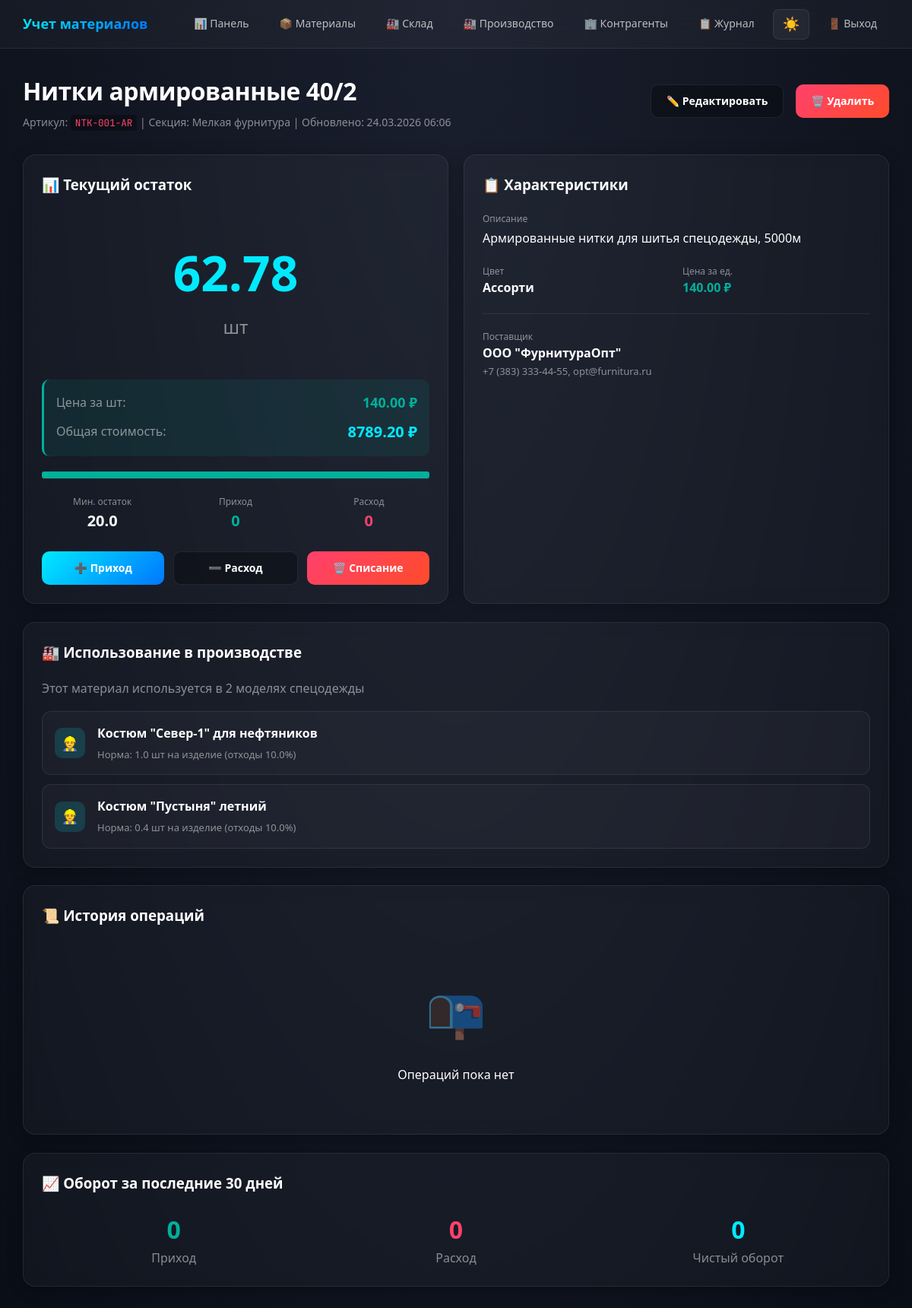
The app's page /materials/16/ (signed in) with its own data.
### warehouse/models.py (models this page shows, shortened)
class Material(models.Model):
    name = models.CharField(max_length=255)
    article = models.CharField(max_length=100, unique=True)
    description = models.TextField(blank=True)
    unit = models.CharField(max_length=50, default='м')
    quantity = models.FloatField(default=0, validators=[MinValueValidator(0)])
    min_stock = models.FloatField(default=10)
    image = models.ImageField(upload_to='materials/', blank=True, null=True)
    price_per_unit = models.DecimalField(
        max_digits=12,
        decimal_places=2,
        default=0,
        verbose_name="Цена за единицу",
        help_text="Цена за метр, кг или штуку"
    )
    section = models.ForeignKey(
        'Section',  # Используем строку для ленивой загрузки
        on_delete=models.CASCADE,
        related_name='materials',
        null=True,
        blank=True
    )
    contractor = models.ForeignKey(
        'Contractor',
        on_delete=models.SET_NULL,
        null=True,
        blank=True
    )
    created_at = models.DateTimeField(auto_now_add=True, null=True)
    updated_at = models.DateTimeField(auto_now=True)
    color = models.CharField(max_length=100, blank=True)
    width = models.FloatField(null=True, blank=True)
    density = models.FloatField(null=True, blank=True)
    composition = models.CharField(max_length=255, blank=True)
    class Meta:
        ordering = ['-created_at']
    @property
    def total_value(self):
        return float(self.price_per_unit) * self.quantity
    contractor = models.ForeignKey(
        'Contractor',
        on_delete=models.SET_NULL,
        null=True,
        blank=True
    )
    created_at = models.DateTimeField(auto_now_add=True, null=True)
    updated_at = models.DateTimeField(auto_now=True)
    color = models.CharField(max_length=100, blank=True)
    width = models.FloatField(null=True, blank=True)
    density = models.FloatField(null=True, blank=True)
    composition = models.CharField(max_length=255, blank=True)
    class Meta:
        ordering = ['-created_at']
    @property
    def is_low_stock(self):
        return self.quantity <= self.min_stock
    @property
    def status_class(self):
        if self.quantity <= self.min_stock:
            return 'critical'
        elif self.quantity <= self.min_stock * 2:
            return 'warning'
        return 'good'

class Section(models.Model):
    name = models.CharField(max_length=255)
    description = models.TextField(blank=True)
    created_at = models.DateTimeField(auto_now_add=True, null=True)
    class Meta:
        ordering = ['name']

class Contractor(models.Model):
    TYPE_CHOICES = [('supplier', 'Поставщик'), ('customer', 'Заказчик')]
    name = models.CharField(max_length=255)
    address = models.CharField(max_length=255)
    contractor_type = models.CharField(max_length=20, choices=TYPE_CHOICES)
    contact_info = models.CharField(max_length=255, null=True, blank=True)
    created_at = models.DateTimeField(auto_now_add=True, null=True)
    class Meta:
        ordering = ['name']

### production/models.py (models this page shows, shortened)
class ProductMaterialRequirement(models.Model):
    product_template = models.ForeignKey(ProductTemplate, on_delete=models.CASCADE, related_name='material_requirements')
    material = models.ForeignKey(Material, on_delete=models.CASCADE, related_name='used_in_products')
    quantity_per_unit = models.FloatField(
        validators=[MinValueValidator(0.01)],
        help_text="Количество материала на одно изделие"
    )
    waste_percent = models.FloatField(default=5, help_text="Норма отходов в %")
    notes = models.TextField(blank=True, help_text="Особенности раскроя, расположение деталей")
    class Meta:
        unique_together = ['product_template', 'material']
        verbose_name = 'Норма расхода материала'
        verbose_name_plural = 'Нормы расхода материалов'

class ProductTemplate(models.Model):
    PROTECTION_LEVELS = [
        ('basic', 'Базовая защита'),
        ('standard', 'Стандартная защита'),
        ('high', 'Повышенная защита'),
        ('max', 'Максимальная защита'),
    ]
    name = models.CharField(max_length=255, help_text="Например: Костюм нефтяника зимний")
    article = models.CharField(max_length=100, unique=True)
    category = models.ForeignKey(ProductCategory, on_delete=models.CASCADE, related_name='templates')
    protection_level = models.CharField(max_length=20, choices=PROTECTION_LEVELS, default='standard')
    description = models.TextField(blank=True)
    weight_kg = models.FloatField(validators=[MinValueValidator(0)], help_text="Вес комплекта в кг")
    sizes_available = models.CharField(max_length=255, default="44-46, 48-50, 52-54, 56-58, 60-62")
    colors_available = models.CharField(max_length=255, default="Темно-синий, Оранжевый, Красный")
    image = models.ImageField(upload_to='products/templates/', blank=True, null=True)
    technical_drawing = models.ImageField(upload_to='products/drawings/', blank=True, null=True)
    created_at = models.DateTimeField(auto_now_add=True)
    is_active = models.BooleanField(default=True)
    class Meta:
        ordering = ['category', 'name']
        verbose_name = 'Шаблон изделия'
        verbose_name_plural = 'Шаблоны изделий'

### warehouse/views.py (the view)
# urls.py: path('materials/<int:pk>/', views.material_detail, name='material_detail'),
@login_required
def material_detail(request, pk):
    material = get_object_or_404(
        Material.objects.select_related('section', 'contractor'),
        pk=pk
    )
    receipts = material.receipts.order_by('-created_at')[:10]
    issues = material.issues.order_by('-created_at')[:10]
    scraps = material.scraps.order_by('-created_at')[:10]
    total_receipts = material.receipts.aggregate(total=Sum('quantity'))['total'] or 0
    total_issues = material.issues.aggregate(total=Sum('quantity'))['total'] or 0
    from_date = timezone.now() - timedelta(days=30)
    turnover_receipts = material.receipts.filter(
        created_at__gte=from_date
    ).aggregate(total=Sum('quantity'))['total'] or 0
    turnover_issues = material.issues.filter(
        created_at__gte=from_date
    ).aggregate(total=Sum('quantity'))['total'] or 0
    if material.min_stock > 0:
        stock_percent = min((material.quantity / (material.min_stock * 2)) * 100, 100)
    else:
        stock_percent = 100 if material.quantity > 0 else 0
    return render(request, 'warehouse/material_detail.html', {
        'material': material,
        'receipts': receipts,
        'issues': issues,
        'scraps': scraps,
        'total_receipts': total_receipts,
        'total_issues': total_issues,
        'turnover': {'receipts': turnover_receipts, 'issues': turnover_issues},
        'stock_percent': stock_percent,
    })

### templates/warehouse/material_detail.html (shortened to what this page needs)
{% extends "base.html" %}
{% block content %}
<div class="page-header">
    <div>
        <div style="display: flex; align-items: center; gap: 12px;">
            <h1 class="page-title">{{ material.name }}</h1>
        </div>
        <p class="page-subtitle">
            Артикул: <code>{{ material.article }}</code> |
            Секция: {{ material.section.name }} |
            Обновлено: {{ material.updated_at|date:"d.m.Y H:i" }}
        </p>
    </div>
    <div class="flex gap-2">
        <a href="{% url 'material_edit' material.id %}" class="btn btn-secondary">✏️ Редактировать</a>
        <a href="{% url 'material_delete' material.id %}" class="btn btn-danger" onclick="return confirm('Удалить материал?')">🗑️ Удалить</a>
    </div>
</div>
<div class="grid-2">
    <div class="card">
        <h3 style="margin-bottom: 20px;">📊 Текущий остаток</h3>
        <div style="text-align: center; padding: 30px;">
            <div style="font-size: 64px; font-weight: 700; color: var(--primary);">{{ material.quantity }}</div>
            <div style="font-size: 24px; color: var(--text-muted);">{{ material.unit }}</div>
        </div>
        {% if material.price_per_unit > 0 %}
        <div style="margin: 20px 0; padding: 16px; background: rgba(0, 176, 155, 0.1); border-radius: 10px; border-left: 3px solid var(--success);">
            <div style="display: flex; justify-content: space-between; align-items: center;">
                <span style="color: var(--text-muted);">Цена за {{ material.unit }}:</span>
                <span style="font-size: 18px; font-weight: 600; color: var(--success);">{{ material.price_per_unit|floatformat:2 }} ₽</span>
            </div>
            <div style="display: flex; justify-content: space-between; align-items: center; margin-top: 8px;">
                <span style="color: var(--text-muted);">Общая стоимость:</span>
                <span style="font-size: 20px; font-weight: 700; color: var(--primary);">{{ material.total_value|floatformat:2 }} ₽</span>
            </div>
        </div>
        {% else %}
        <div style="margin: 20px 0; padding: 16px; background: rgba(249, 212, 35, 0.1); border-radius: 10px; border-left: 3px solid var(--warning);">
            <p style="margin: 0; color: var(--warning); font-size: 14px;">
                ⚠️ Цена не установлена. Укажите цену для расчета себестоимости производства.
            </p>
        </div>
        {% endif %}
        <div class="progress-bar" style="height: 10px; margin: 20px 0;">
            <div class="progress-fill {{ material.status_class }}" style="width: {{ material.stock_percent }}%"></div>
        </div>
        <div style="display: grid; grid-template-columns: repeat(3, 1fr); gap: 16px; margin-top: 20px;">
            <div class="text-center">
                <div style="font-size: 12px; color: var(--text-muted);">Мин. остаток</div>
                <div style="font-size: 20px; font-weight: 600;">{{ material.min_stock }}</div>
            </div>
            <div class="text-center">
                <div style="font-size: 12px; color: var(--text-muted);">Приход</div>
                <div style="font-size: 20px; font-weight: 600; color: var(--success);">{{ total_receipts }}</div>
            </div>
            <div class="text-center">
                <div style="font-size: 12px; color: var(--text-muted);">Расход</div>
                <div style="font-size: 20px; font-weight: 600; color: var(--danger);">{{ total_issues }}</div>
            </div>
        </div>
        <div style="margin-top: 24px; display: flex; gap: 12px;">
            <a href="{% url 'material_receipt' material.id %}" class="btn btn-primary flex-1">➕ Приход</a>
            <a href="{% url 'material_issue' material.id %}" class="btn btn-secondary flex-1">➖ Расход</a>
            <a href="{% url 'material_scrap' material.id %}" class="btn btn-danger flex-1">🗑️ Списание</a>
        </div>
    </div>
    <div class="card">
        <h3 style="margin-bottom: 20px;">📋 Характеристики</h3>
        {% if material.description %}
        <div style="margin-bottom: 20px;">
            <div style="font-size: 12px; color: var(--text-muted); margin-bottom: 4px;">Описание</div>
            <div>{{ material.description }}</div>
        </div>
        {% endif %}
        <div style="display: grid; grid-template-columns: repeat(2, 1fr); gap: 16px;">
            {% if material.color %}
            <div>
                <div style="font-size: 12px; color: var(--text-muted);">Цвет</div>
                <div style="font-weight: 600;">{{ material.color }}</div>
            </div>
            {% endif %}
            {% if material.price_per_unit > 0 %}
            <div>
                <div style="font-size: 12px; color: var(--text-muted);">Цена за ед.</div>
                <div style="font-weight: 600; color: var(--success);">{{ material.price_per_unit|floatformat:2 }} ₽</div>
            </div>
            {% endif %}
        </div>
        {% if material.contractor %}
        <div style="margin-top: 20px; padding-top: 20px; border-top: 1px solid var(--border);">
            <div style="font-size: 12px; color: var(--text-muted);">Поставщик</div>
            <div style="font-weight: 600;">{{ material.contractor.name }}</div>
            <div style="font-size: 13px; color: var(--text-muted);">{{ material.contractor.contact_info }}</div>
        </div>
        {% endif %}
    </div>
</div>
{% if material.used_in_products.exists %}
<div class="card" style="margin-top: 24px;">
    <h3 style="margin-bottom: 20px;">🏭 Использование в производстве</h3>
    <p style="color: var(--text-muted); margin-bottom: 16px;">
        Этот материал используется в {{ material.used_in_products.count }} моделях спецодежды
    </p>
    <div class="operation-list">
        {% for req in material.used_in_products.all|slice:":5" %}
        <a href="{% url 'template_detail' req.product_template.id %}" class="operation-item" style="text-decoration: none; color: inherit;">
            <div class="operation-icon" style="background: rgba(0, 234, 255, 0.15);">👷</div>
            <div class="operation-content">
                <div class="operation-title">{{ req.product_template.name }}</div>
                <div class="operation-meta">
                    Норма: {{ req.quantity_per_unit }} {{ material.unit }} на изделие
                    {% if req.waste_percent > 0 %}(отходы {{ req.waste_percent }}%){% endif %}
                </div>
            </div>
        </a>
        {% endfor %}
    </div>
</div>
{% endif %}
<div class="card" style="margin-top: 24px;">
    <h3 style="margin-bottom: 20px;">📜 История операций</h3>
    {% if receipts or issues %}
    <div class="operation-list">
        {% for r in receipts %}
        <div class="operation-item receipt">
            <div class="operation-icon">➕</div>
            <div class="operation-content">
                <div class="operation-title">Приход +{{ r.quantity }} {{ material.unit }}</div>
                <div class="operation-meta">{{ r.created_at|date:"d.m.Y H:i" }}</div>
            </div>
            <div class="operation-quantity" style="color: var(--success);">+{{ r.quantity }}</div>
        </div>
        {% endfor %}
        {% for i in issues %}
        <div class="operation-item issue">
            <div class="operation-icon">➖</div>
            <div class="operation-content">
                <div class="operation-title">Расход -{{ i.quantity }} {{ material.unit }}</div>
                <div class="operation-meta">{{ i.issued_to }} | {{ i.created_at|date:"d.m.Y H:i" }}</div>
            </div>
            <div class="operation-quantity" style="color: var(--danger);">-{{ i.quantity }}</div>
        </div>
        {% endfor %}
    </div>
    {% else %}
    <div class="empty-state" style="padding: 40px;">
        <div class="empty-state-icon">📭</div>
        <p>Операций пока нет</p>
    </div>
    {% endif %}
</div>
<div class="card" style="margin-top: 24px;">
    <h3 style="margin-bottom: 20px;">📈 Оборот за последние 30 дней</h3>
    <div style="display: grid; grid-template-columns: repeat(3, 1fr); gap: 24px;">
        <div class="text-center">
            <div style="font-size: 32px; font-weight: 700; color: var(--success);">{{ turnover.receipts }}</div>
            <div style="color: var(--text-muted);">Приход</div>
        </div>
        <div class="text-center">
            <div style="font-size: 32px; font-weight: 700; color: var(--danger);">{{ turnover.issues }}</div>
            <div style="color: var(--text-muted);">Расход</div>
        </div>
        <div class="text-center">
            <div style="font-size: 32px; font-weight: 700; color: var(--primary);">
                {{ turnover.receipts|add:turnover.issues }}
            </div>
            <div style="color: var(--text-muted);">Чистый оборот</div>
        </div>
    </div>
</div>
{% endblock %}

### records on screen
Material: name "Нитки армированные 40/2", article "NTK-001-AR", section.name "Мелкая фурнитура", updated_at "24.03.2026 06:06", quantity "62.78", unit "шт", price_per_unit "140.00", total_value "8789.20", min_stock "20.0", description "Армированные нитки для шитья спецодежды, 5000м", color "Ассорти", contractor.name "ООО \"ФурнитураОпт\"", contractor.contact_info "+7 (383) 333-44-55, opt@furnitura.ru", used_in_products.count "2"
ProductMaterialRequirement: product_template.name "Костюм \"Север-1\" для нефтяников", quantity_per_unit "1.0", waste_percent "10.0"
ProductMaterialRequirement: product_template.name "Костюм \"Пустыня\" летний", quantity_per_unit "0.4", waste_percent "10.0"

### other values on screen
{{ total_receipts }} "0"
{{ total_issues }} "0"
{{ turnover.receipts }} "0"
{{ turnover.issues }} "0"
{{ turnover.receipts|add:turnover.issues }} "0"
